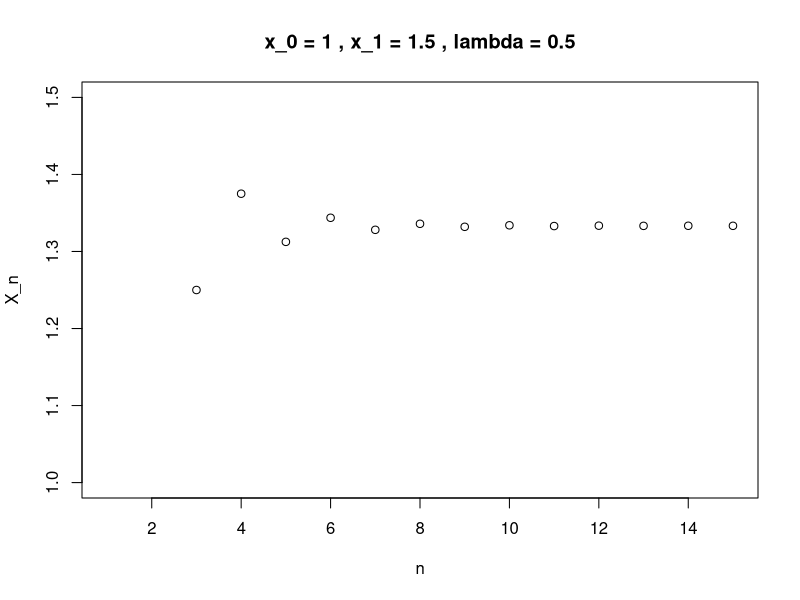
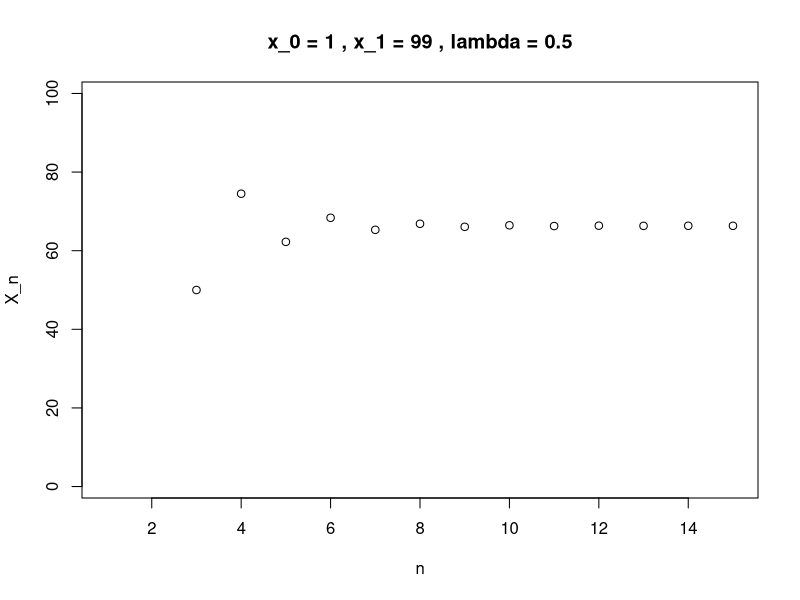
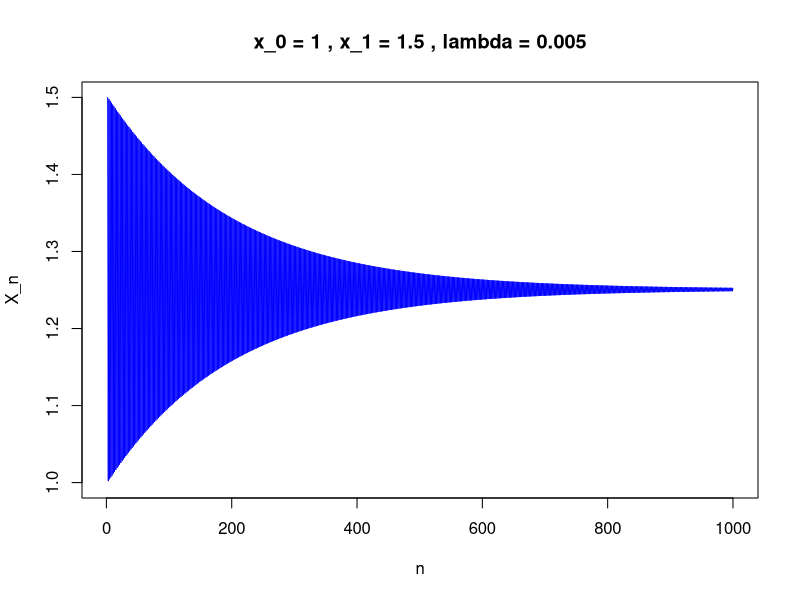
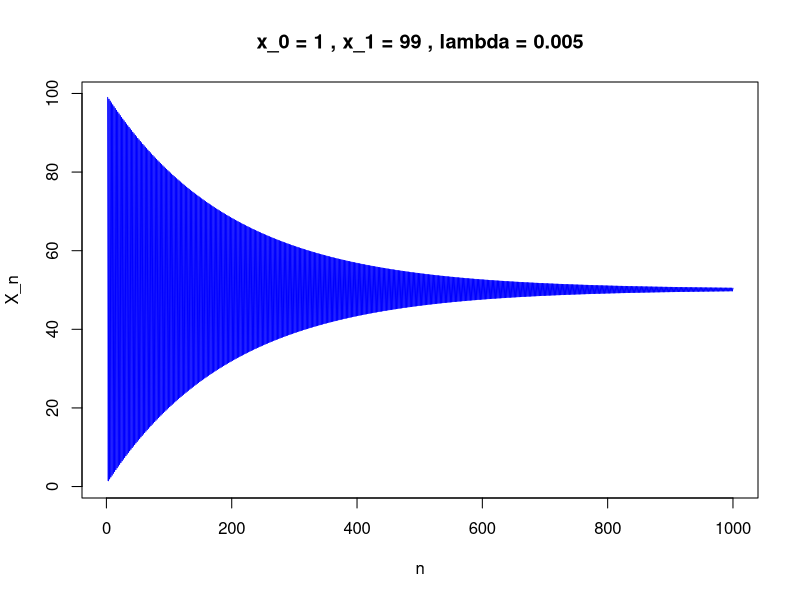

Write the R code that produced these figures, in order.
contr.seq = function(x0, x1, lambda, steps = 15, delay = 0.1) {
  x = numeric(length = steps)
  x[1] = x0
  x[2] = x1
  
  for(i in 2:(steps - 1)) {
    x[i + 1] = (lambda * x[i]) + ((1 - lambda) * x[i - 1])
  }
  
  ylim = range(x)
  
  plot(x = 1:steps, y = rep(NA, steps), main = paste("x_0 =", x0, ", x_1 =", x1, ", lambda =", lambda), type = "o", xlab = "n", ylab = "X_n", ylim = ylim)
  
  x[1] = x0
  x[2] = x1
  
  for(i in 2:(steps - 1)) {
    x[i + 1] = (lambda * x[i]) + ((1 - lambda) * x[i - 1])
    points(x = i + 1, y = x[i + 1], type ='o')
    Sys.sleep(delay)
  }
}

# Changing initial points but keeping the contractive constant same
contr.seq(x0 = 1, x1 = 1.5, lambda = 0.5, steps = 15, delay = 0.2)
Sys.sleep(2)
contr.seq(x0 = 1, x1 = 99, lambda = 0.5, steps = 15, delay = 0.1)
Sys.sleep(2)

contr.seq = function(x0, x1, lambda, steps = 100, delay = 0.01) {
  x = numeric(length = steps)
  x[1] = x0
  x[2] = x1
  
  for(i in 2:(steps - 1)) {
    x[i + 1] = (lambda * x[i]) + ((1 - lambda) * x[i - 1])
  }
  
  ylim = range(x)
  
  plot(x = 1:steps, y = rep(NA, steps), main = paste("x_0 =", x0, ", x_1 =", x1, ", lambda =", lambda), type = "l", col = "blue", xlab = "n", ylab = "X_n", ylim = ylim)
  
  x[1] = x0
  x[2] = x1
  
  for(i in 2:(steps - 1)) {
    x[i + 1] = (lambda * x[i]) + ((1 - lambda) * x[i - 1])
    lines(x = c(i, i + 1), y = c(x[i], x[i + 1]), col = "blue")
    Sys.sleep(delay)
  }
}

# Changing the values of contractive constant but keeping the initial values same
contr.seq(x0 = 1, x1 = 1.5, lambda = 0.005, steps = 1000, delay = 0.)
Sys.sleep(2)
contr.seq(x0 = 1, x1 = 99, lambda = 0.005, steps = 1000, delay = 0.09)
